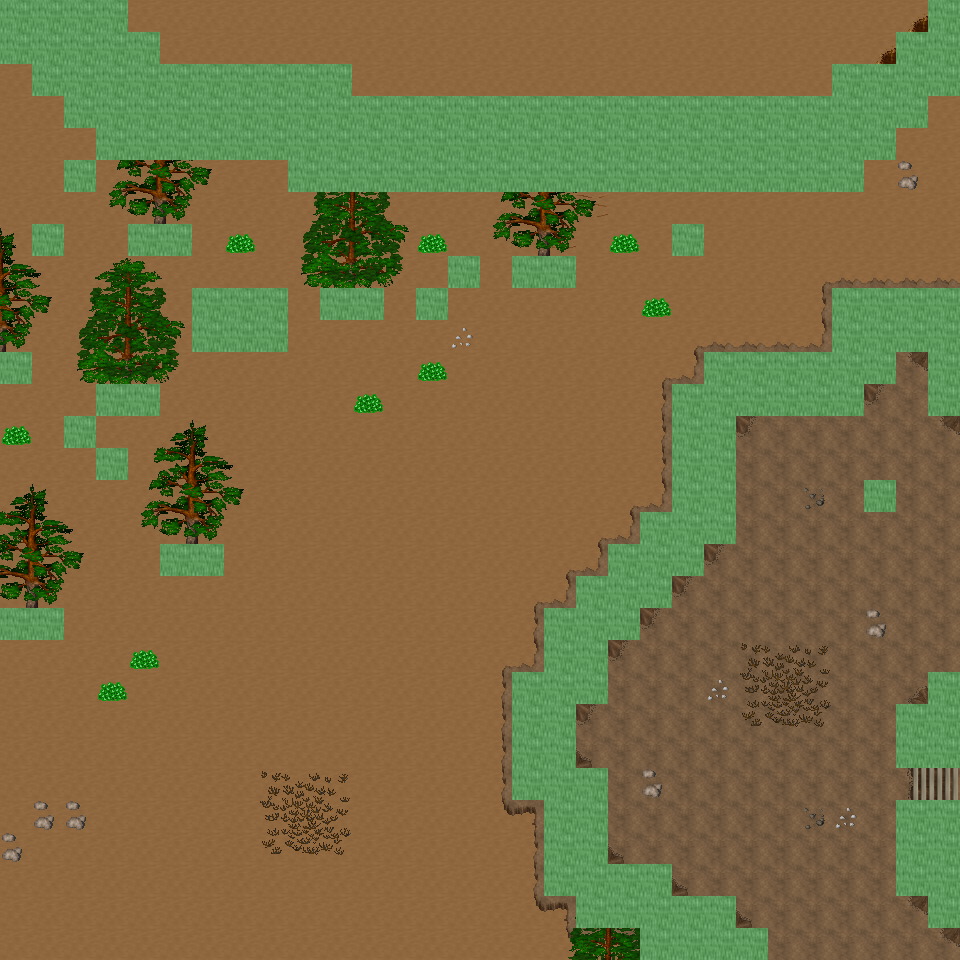

This is a level from a 2D game, rendered from its Tiled map with the project's own tilesets. A one-line summary and the map file follow, with tile-layer data summarised:
An orthogonal 30x30 tile map with 32x32 px tiles, 6 tile layers (Ground, Object, Object2, Above, ...), 57 tilesets and 9 objects (9x mapExit).

<map version="1.0" orientation="orthogonal" renderorder="right-down" width="30" height="30" tilewidth="32" tileheight="32" nextobjectid="10">
  <tileset firstgid="1" name="tileset_ground_ground" tilewidth="32" tileheight="32" tilecount="33" columns="3">
    <image source="../drawable/tileset_ground_ground.png" width="96" height="352" />
  </tileset>
  <tileset firstgid="34" name="tileset_ground_ice_ice" tilewidth="32" tileheight="32" tilecount="3" columns="3">
    <image source="../drawable/tileset_ground_ice_ice.png" width="96" height="32" />
  </tileset>
  <tileset firstgid="37" name="tileset_ground_indoor_brown_hole" tilewidth="32" tileheight="32" tilecount="56" columns="7">
    <image source="../drawable/tileset_ground_indoor_brown_hole.png" width="224" height="256" />
  </tileset>
  <tileset firstgid="93" name="tileset_ground_earth_edges" tilewidth="32" tileheight="32" tilecount="18" columns="6">
    <image source="../drawable/tileset_ground_earth_edges.png" width="192" height="96" />
  </tileset>
  <tileset firstgid="111" name="tileset_ground_rock_pebbles" tilewidth="32" tileheight="32" tilecount="3" columns="1">
    <image source="../drawable/tileset_ground_rock_pebbles.png" width="32" height="96" />
  </tileset>
  <tileset firstgid="114" name="tileset_item_corpse_huge_animal" tilewidth="32" tileheight="32" tilecount="16" columns="2">
    <image source="../drawable/tileset_item_corpse_huge_animal.png" width="64" height="256" />
  </tileset>
  <tileset firstgid="130" name="tileset_plant_flower_daisy_white" tilewidth="32" tileheight="32" tilecount="8" columns="2">
    <image source="../drawable/tileset_plant_flower_daisy_white.png" width="64" height="128" />
  </tileset>
  <tileset firstgid="138" name="tileset_ground_ridge_earth_dark" tilewidth="32" tileheight="32" tilecount="96" columns="12">
    <image source="../drawable/tileset_ground_ridge_earth_dark.png" width="384" height="256" />
  </tileset>
  <tileset firstgid="234" name="tileset_ground_grass_edges" tilewidth="32" tileheight="32" tilecount="36" columns="12">
    <image source="../drawable/tileset_ground_grass_edges.png" width="384" height="96" />
  </tileset>
  <tileset firstgid="270" name="tileset_ground_ridge_ice_2" tilewidth="32" tileheight="32" tilecount="42" columns="7">
    <image source="../drawable/tileset_ground_ridge_ice_2.png" width="224" height="192" />
  </tileset>
  <tileset firstgid="312" name="tileset_ground_ice_glacier" tilewidth="32" tileheight="32" tilecount="1" columns="1">
    <image source="../drawable/tileset_ground_ice_glacier.png" width="32" height="32" />
  </tileset>
  <tileset firstgid="313" name="tileset_plant_bush_large_brown" tilewidth="32" tileheight="32" tilecount="9" columns="3">
    <image source="../drawable/tileset_plant_bush_large_brown.png" width="96" height="96" />
  </tileset>
  <tileset firstgid="322" name="tileset_ground_ridge_ice" tilewidth="32" tileheight="32" tilecount="42" columns="7">
    <image source="../drawable/tileset_ground_ridge_ice.png" width="224" height="192" />
  </tileset>
  <tileset firstgid="364" name="tileset_plant_bush_various_small" tilewidth="32" tileheight="32" tilecount="9" columns="3">
    <image source="../drawable/tileset_plant_bush_various_small.png" width="96" height="96" />
  </tileset>
  <tileset firstgid="373" name="tileset_ground_rock_rocks_2" tilewidth="32" tileheight="32" tilecount="4" columns="2">
    <image source="../drawable/tileset_ground_rock_rocks_2.png" width="64" height="64" />
  </tileset>
  <tileset firstgid="377" name="tileset_ground_brown_2" tilewidth="32" tileheight="32" tilecount="2" columns="1">
    <image source="../drawable/tileset_ground_brown_2.png" width="32" height="64" />
  </tileset>
  <tileset firstgid="379" name="tileset_plant_bush_large_green" tilewidth="32" tileheight="32" tilecount="9" columns="3">
    <image source="../drawable/tileset_plant_bush_large_green.png" width="96" height="96" />
  </tileset>
  <tileset firstgid="388" name="tileset_plant_grasses" tilewidth="32" tileheight="32" tilecount="6" columns="3">
    <image source="../drawable/tileset_plant_grasses.png" width="96" height="64" />
  </tileset>
  <tileset firstgid="394" name="tileset_furniture_table_long_side_on_pale" tilewidth="32" tileheight="32" tilecount="3" columns="3">
    <image source="../drawable/tileset_furniture_table_long_side_on_pale.png" width="96" height="32" />
  </tileset>
  <tileset firstgid="397" name="tileset_item_blood_nsew_stains" tilewidth="32" tileheight="32" tilecount="4" columns="2">
    <image source="../drawable/tileset_item_blood_nsew_stains.png" width="64" height="64" />
  </tileset>
  <tileset firstgid="401" name="tileset_item_blood_floor_stains_2" tilewidth="32" tileheight="32" tilecount="4" columns="2">
    <image source="../drawable/tileset_item_blood_floor_stains_2.png" width="64" height="64" />
  </tileset>
  <tileset firstgid="405" name="tileset_item_statue_grey_stone" tilewidth="32" tileheight="32" tilecount="4" columns="2">
    <image source="../drawable/tileset_item_statue_grey_stone.png" width="64" height="64" />
  </tileset>
  <tileset firstgid="409" name="tileset_item_statue_cross" tilewidth="32" tileheight="32" tilecount="1" columns="1">
    <image source="../drawable/tileset_item_statue_cross.png" width="32" height="32" />
  </tileset>
  <tileset firstgid="410" name="tileset_item_button_gold" tilewidth="32" tileheight="32" tilecount="2" columns="2">
    <image source="../drawable/tileset_item_button_gold.png" width="64" height="32" />
  </tileset>
  <tileset firstgid="412" name="tileset_ground_rock_green_crystal" tilewidth="32" tileheight="32" tilecount="9" columns="3">
    <image source="../drawable/tileset_ground_rock_green_crystal.png" width="96" height="96" />
  </tileset>
  <tileset firstgid="421" name="tileset_item_statue_metal_and_stone" tilewidth="32" tileheight="32" tilecount="6" columns="3">
    <image source="../drawable/tileset_item_statue_metal_and_stone.png" width="96" height="64" />
  </tileset>
  <tileset firstgid="427" name="tileset_ground_ladder_horizontal_pale" tilewidth="32" tileheight="32" tilecount="3" columns="1">
    <image source="../drawable/tileset_ground_ladder_horizontal_pale.png" width="32" height="96" />
  </tileset>
  <tileset firstgid="430" name="tileset_building_fence_fence_chunky" tilewidth="32" tileheight="32" tilecount="21" columns="3">
    <image source="../drawable/tileset_building_fence_fence_chunky.png" width="96" height="224" />
  </tileset>
  <tileset firstgid="451" name="tileset_plant_bush_bushes" tilewidth="32" tileheight="32" tilecount="10" columns="5">
    <image source="../drawable/tileset_plant_bush_bushes.png" width="160" height="64" />
  </tileset>
  <tileset firstgid="461" name="tileset_item_blood_floor_stain" tilewidth="32" tileheight="32" tilecount="1" columns="1">
    <image source="../drawable/tileset_item_blood_floor_stain.png" width="32" height="32" />
  </tileset>
  <tileset firstgid="462" name="tileset_item_corpse_skull_dark" tilewidth="32" tileheight="32" tilecount="2" columns="2">
    <image source="../drawable/tileset_item_corpse_skull_dark.png" width="64" height="32" />
  </tileset>
  <tileset firstgid="464" name="tileset_logic_creature_human" tilewidth="32" tileheight="32" tilecount="5" columns="5">
    <image source="../drawable/tileset_logic_creature_human.png" width="160" height="32" />
  </tileset>
  <tileset firstgid="469" name="tileset_logic_creature_elemental" tilewidth="32" tileheight="32" tilecount="16" columns="8">
    <image source="../drawable/tileset_logic_creature_elemental.png" width="256" height="64" />
  </tileset>
  <tileset firstgid="485" name="tileset_logic_creature_undead" tilewidth="32" tileheight="32" tilecount="16" columns="8">
    <image source="../drawable/tileset_logic_creature_undead.png" width="256" height="64" />
  </tileset>
  <tileset firstgid="501" name="tileset_logic_item_sheepfood" tilewidth="32" tileheight="32" tilecount="1" columns="1">
    <image source="../drawable/tileset_logic_item_sheepfood.png" width="32" height="32" />
  </tileset>
  <tileset firstgid="502" name="tileset_logic_creature_sheep" tilewidth="32" tileheight="32" tilecount="1" columns="1">
    <image source="../drawable/tileset_logic_creature_sheep.png" width="32" height="32" />
  </tileset>
  <tileset firstgid="503" name="tileset_logic_collision" tilewidth="32" tileheight="32" tilecount="1" columns="1">
    <image source="../drawable/tileset_logic_collision.png" width="32" height="32" />
  </tileset>
  <tileset firstgid="504" name="tileset_plant_tree_taller_trees" tilewidth="32" tileheight="32" tilecount="32" columns="8">
    <image source="../drawable/tileset_plant_tree_taller_trees.png" width="256" height="128" />
  </tileset>
  <tileset firstgid="536" name="tileset_building_wall_int_clay" tilewidth="32" tileheight="32" tilecount="100" columns="10">
    <image source="../drawable/tileset_building_wall_int_clay.png" width="320" height="320" />
  </tileset>
  <tileset firstgid="636" name="tileset_plant_tree_pine_tree" tilewidth="32" tileheight="32" tilecount="20" columns="4">
    <image source="../drawable/tileset_plant_tree_pine_tree.png" width="128" height="160" />
  </tileset>
  <tileset firstgid="656" name="tileset_plant_tree_pine_tree_1" tilewidth="32" tileheight="32" tilecount="20" columns="4">
    <image source="../drawable/tileset_plant_tree_pine_tree_1.png" width="128" height="160" />
  </tileset>
  <tileset firstgid="676" name="tileset_plant_stump_hollow_logs" tilewidth="32" tileheight="32" tilecount="6" columns="3">
    <image source="../drawable/tileset_plant_stump_hollow_logs.png" width="96" height="64" />
  </tileset>
  <tileset firstgid="682" name="tileset_plant_stump_small_stump" tilewidth="32" tileheight="32" tilecount="4" columns="2">
    <image source="../drawable/tileset_plant_stump_small_stump.png" width="64" height="64" />
  </tileset>
  <tileset firstgid="686" name="tileset_plant_stump_stump_snow1" tilewidth="32" tileheight="32" tilecount="2" columns="2">
    <image source="../drawable/tileset_plant_stump_stump_snow1.png" width="64" height="32" />
  </tileset>
  <tileset firstgid="688" name="tileset_plant_stump_stump_snow" tilewidth="32" tileheight="32" tilecount="2" columns="2">
    <image source="../drawable/tileset_plant_stump_stump_snow.png" width="64" height="32" />
  </tileset>
  <tileset firstgid="690" name="tileset_building_decoration_rocks" tilewidth="32" tileheight="32" tilecount="6" columns="3">
    <image source="../drawable/tileset_building_decoration_rocks.png" width="96" height="64" />
  </tileset>
  <tileset firstgid="696" name="tileset_ground_rock_rocks" tilewidth="32" tileheight="32" tilecount="4" columns="2">
    <image source="../drawable/tileset_ground_rock_rocks.png" width="64" height="64" />
  </tileset>
  <tileset firstgid="700" name="tileset_ground_grass_corners" tilewidth="32" tileheight="32" tilecount="24" columns="6">
    <image source="../drawable/tileset_ground_grass_corners.png" width="192" height="128" />
  </tileset>
  <tileset firstgid="724" name="tileset_plant_lily_pads" tilewidth="32" tileheight="32" tilecount="2" columns="1">
    <image source="../drawable/tileset_plant_lily_pads.png" width="32" height="64" />
  </tileset>
  <tileset firstgid="726" name="tileset_plant_tree_snow_on_pine" tilewidth="32" tileheight="32" tilecount="20" columns="4">
    <image source="../drawable/tileset_plant_tree_snow_on_pine.png" width="128" height="160" />
  </tileset>
  <tileset firstgid="746" name="tileset_ground_stonecircle" tilewidth="32" tileheight="32" tilecount="81" columns="9">
    <image source="../drawable/tileset_ground_stonecircle.png" width="288" height="288" />
  </tileset>
  <tileset firstgid="827" name="tileset_object_rotating_crystal" tilewidth="32" tileheight="32" tilecount="48" columns="8">
    <image source="../drawable/tileset_object_rotating_crystal.png" width="256" height="192" />
  </tileset>
  <tileset firstgid="875" name="tileset_light_white_1x1" tilewidth="32" tileheight="32" tilecount="1" columns="1">
    <image source="../drawable/tileset_light_white_1x1.png" width="32" height="32" />
  </tileset>
  <tileset firstgid="876" name="tileset_light_light_5x5" tilewidth="32" tileheight="32" tilecount="25" columns="5">
    <image source="../drawable/tileset_light_light_5x5.png" width="160" height="160" />
  </tileset>
  <tileset firstgid="901" name="tileset_logic_creature_fowl" tilewidth="32" tileheight="32" tilecount="6" columns="6">
    <image source="../drawable/tileset_logic_creature_fowl.png" width="192" height="32" />
  </tileset>
  <tileset firstgid="907" name="tileset_building_wall_int_sandstone" tilewidth="32" tileheight="32" tilecount="15" columns="3">
    <image source="../drawable/tileset_building_wall_int_sandstone.png" width="96" height="160" />
  </tileset>
  <tileset firstgid="922" name="tileset_logic_creature_animal" tilewidth="32" tileheight="32" tilecount="32" columns="8">
    <image source="../drawable/tileset_logic_creature_animal.png" width="256" height="128" />
  </tileset>
  <layer name="Ground" width="30" height="30">
    <data>[900 cells, 900 non-empty, 2 distinct tile ids]</data>
  </layer>
  <layer name="Object" width="30" height="30">
    <data>[900 cells, 304 non-empty, 77 distinct tile ids]</data>
  </layer>
  <layer name="Object2" width="30" height="30">
    <data>[900 cells, 0 non-empty, 0 distinct tile ids]</data>
  </layer>
  <layer name="Above" width="30" height="30">
    <data>[900 cells, 116 non-empty, 34 distinct tile ids]</data>
  </layer>
  <layer name="Above2" width="30" height="30">
    <data>[900 cells, 0 non-empty, 0 distinct tile ids]</data>
  </layer>
  <layer name="Walkable" width="30" height="30">
    <data>[900 cells, 204 non-empty, 1 distinct tile ids]</data>
  </layer>
  <objectgroup name="MapEvents">
    <object id="1" name="south" type="mapExit" x="0" y="928" width="640" height="32">
      <properties>
        <property name="map" value="level_0_x71_y9" />
        <property name="x" value="0" />
        <property name="y" value="1" />
      </properties>
    </object>
    <object id="2" name="south2" type="mapExit" x="768" y="928" width="192" height="32">
      <properties>
        <property name="map" value="level_0_x71_y9" />
        <property name="x" value="24" />
        <property name="y" value="1" />
      </properties>
    </object>
    <object id="3" name="west" type="mapExit" x="0" y="64" width="32" height="288">
      <properties>
        <property name="map" value="level_0_x70_y8" />
        <property name="x" value="28" />
        <property name="y" value="2" />
      </properties>
    </object>
    <object id="4" name="west2" type="mapExit" x="0" y="384" width="32" height="224">
      <properties>
        <property name="map" value="level_0_x70_y8" />
        <property name="x" value="28" />
        <property name="y" value="12" />
      </properties>
    </object>
    <object id="5" name="west3" type="mapExit" x="0" y="640" width="32" height="320">
      <properties>
        <property name="map" value="level_0_x70_y8" />
        <property name="x" value="28" />
        <property name="y" value="20" />
      </properties>
    </object>
    <object id="6" name="east" type="mapExit" x="928" y="96" width="32" height="192">
      <properties>
        <property name="map" value="level_0_x72_y8" />
        <property name="x" value="1" />
        <property name="y" value="3" />
      </properties>
    </object>
    <object id="7" name="east2" type="mapExit" x="928" y="416" width="32" height="256">
      <properties>
        <property name="map" value="level_0_x72_y8" />
        <property name="x" value="1" />
        <property name="y" value="13" />
      </properties>
    </object>
    <object id="8" name="east3" type="mapExit" x="928" y="768" width="32" height="32">
      <properties>
        <property name="map" value="level_0_x72_y8" />
        <property name="x" value="1" />
        <property name="y" value="24" />
      </properties>
    </object>
    <object id="9" name="east4" type="mapExit" x="928" y="928" width="32" height="32">
      <properties>
        <property name="map" value="level_0_x72_y8" />
        <property name="x" value="1" />
        <property name="y" value="29" />
      </properties>
    </object>
  </objectgroup>
</map>
